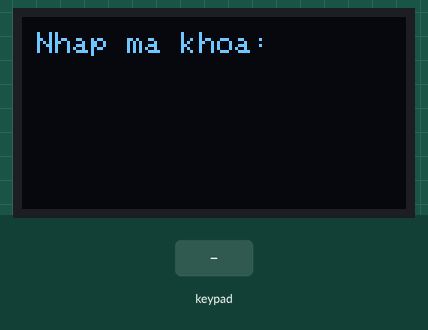
Bench run of a sketch on a simulated ESP32. On the bench: 128×64 one-colour display. The test bench sets the inputs (shaded band). What the sketch prints to the serial monitor is not drawn.

Above: at 1.2 s.
1.3 s: keypad keys 1 2 3 4 5 6 A pressed 0.4 s apart
At 4.1 s:
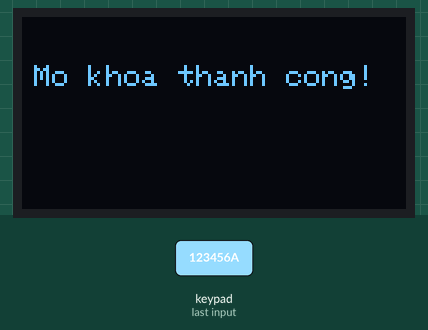
5.6 s: key 'B' pressed
At 7.0 s:
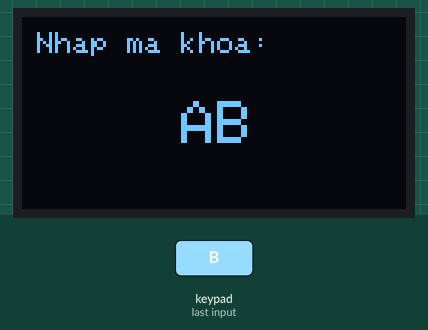
8.0 s: keypad keys 1 2 3 4 5 6 # pressed 0.4 s apart
At 8.23 s:
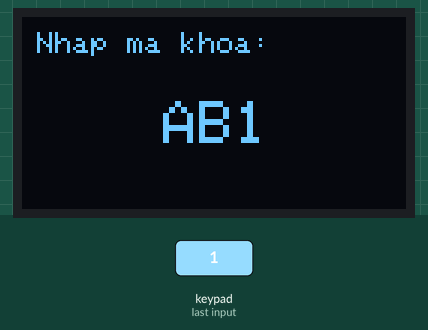
12.3 s: key 'C' pressed
At 13.5 s:
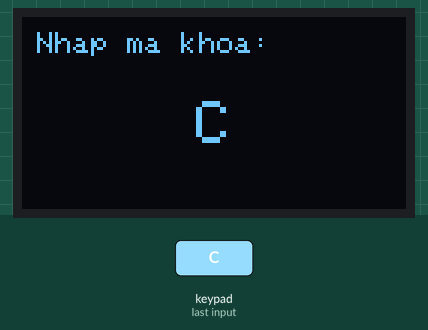
13.8 s: keypad keys 1 2 3 4 5 6 D pressed 0.4 s apart
At 16.6 s:
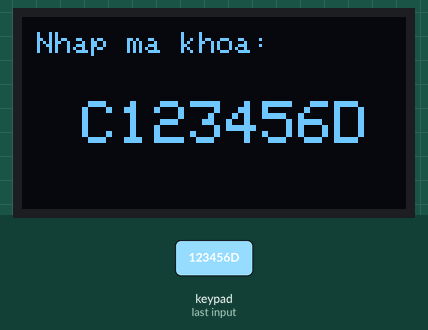
18.1 s: key '*' pressed
At 19.1 s:
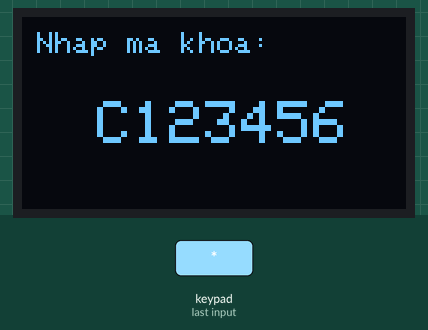
Timing chart, 0 to 20.6 s (numbered marks = the images above; inputs shaded):
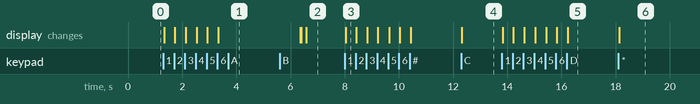

Measured:
- after the input at 1.3 s, the display: first changes at once (image 1 shows a later state)
- after the input at 5.6 s, the display: first differs from a run without the input after 0.97 s (image 2)
- after the input at 8.0 s, the display: changes at once (image 3)
- after the input at 12.3 s, the display: changes at once (image 4)
- after the input at 13.8 s, the display: first changes at once (image 5 shows a later state)
- after the input at 18.1 s, the display: changes at once (image 6)

The sketch:

TestBT.ino
```cpp
#include <Wire.h>
#include <Keypad.h>
#include <Adafruit_GFX.h>
#include <Adafruit_SSD1306.h>
#include <WiFi.h>
#include <PubSubClient.h>

#define SCREEN_WIDTH 128
#define SCREEN_HEIGHT 64
#define OLED_RESET -1
Adafruit_SSD1306 display(SCREEN_WIDTH, SCREEN_HEIGHT, &Wire, OLED_RESET);


const byte ROWS = 4;
const byte COLS = 4;
const int MAX_PASS_SIZE = 8;
String inputString = "";
String correct_password = "123456";
int offset = 0;
boolean lock = true;

char keys[ROWS][COLS] = {
  {'1', '2', '3', 'A'},
  {'4', '5', '6', 'B'},
  {'7', '8', '9', 'C'},
  {'*', '0', '#', 'D'}
};
byte rowPins[ROWS] = {14, 27, 26, 25};
byte colPins[COLS] = {33, 32, 18, 19};
Keypad keypad = Keypad(makeKeymap(keys), rowPins, colPins, ROWS, COLS);

void print_center(String string){
  display.clearDisplay();
  int16_t x1, y1;
  uint16_t w, h;
  display.getTextBounds(string, 0, 0, &x1, &y1, &w, &h);
  int centerX = (SCREEN_WIDTH - w) / 2 ;
  int centerY = (SCREEN_HEIGHT - h) / 2;

  display.setCursor(centerX, centerY);
  display.setTextSize(1);
  display.print(string);
  display.display();
}

void unlock(){
  lock = false;
  print_center("Mo khoa thanh cong!");
}

void setup() {
  Serial.begin(115200);
  Wire.begin(21, 22); // SDA=21, SCL=22

  if(!display.begin(SSD1306_SWITCHCAPVCC, 0x3C)) {
    Serial.println("Không tìm thấy màn hình OLED!");
    for(;;); // Dừng lại
  }

  display.clearDisplay();
  display.setTextSize(1);
  display.setTextColor(WHITE);
  display.setCursor(5, 5);
  display.print("Nhap ma khoa:");
  display.display();
}

void loop() {
  char key = keypad.getKey();

  if (key) {
    Serial.print("Phim nhan: ");
    Serial.println(key);
    if(inputString.length() < MAX_PASS_SIZE)
      offset++;
    switch (key) {
      case '#':
        inputString = ""; // Xóa toàn bộ
        offset = 0;
        break;
      case '*':
        if (inputString.length() > 0){
          inputString.remove(inputString.length() - 1); // Xóa 1 ký tự cuối
          offset--;
        }

        break;
      default:
        if (inputString.length() < MAX_PASS_SIZE)
          inputString += key;
        if(inputString == correct_password){
          unlock();
          delay(3000);
          lock = true;
          inputString = "";
          offset = 0;
        }
        break;
    }

    // cap nhat hien thi neu cua bi khoa
    if(lock){
      display.clearDisplay(); // Xóa toàn bộ màn hình trước khi vẽ mới
      display.setTextSize(1);
      display.setTextColor(WHITE);
      display.setCursor(5, 5);
      display.print("Nhap ma khoa:");
      if(offset < 0)  offset = 0;

      int16_t x1, y1;
      uint16_t w, h;
      display.getTextBounds(inputString, 0, 0, &x1, &y1, &w, &h);
      int centerX = (SCREEN_WIDTH - w - offset * 5) / 2 ;
      int centerY = (SCREEN_HEIGHT - h) / 2 ; // +10 để tránh đè dòng tiêu đề

      display.setCursor(centerX, centerY);
      display.setTextSize(2);
      display.print(inputString);
      display.display();
    }

  }
}
```
